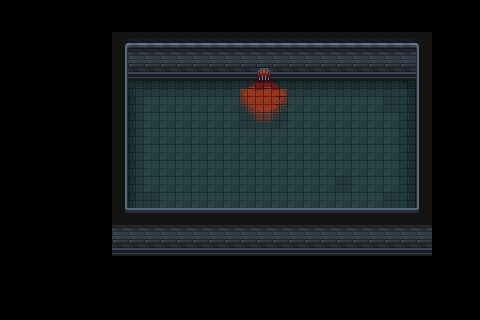

Rendered tile map (Tiled .tmx) drawn with the repository's tilesets; below, a short description and the full map source, tile grids included:
An orthogonal 30x20 tile map with 16x16 px tiles, 1 tile layer (Tile Layer 1).

<map version="1.9" tiledversion="1.9.2" orientation="orthogonal" renderorder="right-down" width="30" height="20" tilewidth="16" tileheight="16" infinite="0" nextlayerid="2" nextobjectid="1">
 <tileset firstgid="1" source="Tiles.tsx" />
 <layer id="1" name="Tile Layer 1" width="30" height="20">
  <data encoding="csv">
0,0,0,0,0,0,0,0,0,0,0,0,0,0,0,0,0,0,0,0,0,0,0,0,0,0,0,0,0,0,
0,0,0,0,0,0,0,0,0,0,0,0,0,0,0,0,0,0,0,0,0,0,0,0,0,0,0,0,0,0,
0,0,0,0,0,0,0,104,2,2,2,2,2,2,2,2,2,2,2,2,2,2,2,2,2,2,105,0,0,0,
0,0,0,0,0,0,0,129,27,27,27,27,27,27,27,27,27,27,27,27,27,27,27,27,27,27,130,0,0,0,
0,0,0,0,0,0,0,129,52,52,52,52,52,52,52,52,452,52,52,52,52,52,52,52,52,52,130,0,0,0,
0,0,0,0,0,0,0,129,5,6,6,6,6,6,6,476,477,478,6,6,6,6,6,6,6,7,130,0,0,0,
0,0,0,0,0,0,0,129,30,82,82,82,82,82,82,501,502,503,82,82,82,82,82,82,31,32,130,0,0,0,
0,0,0,0,0,0,0,129,30,82,82,82,82,82,82,526,527,528,82,82,82,82,82,82,82,32,130,0,0,0,
0,0,0,0,0,0,0,129,30,82,82,82,82,82,82,82,82,82,82,82,82,82,82,82,82,32,130,0,0,0,
0,0,0,0,0,0,0,129,30,82,82,82,82,82,82,82,82,82,82,82,82,82,82,82,82,32,130,0,0,0,
0,0,0,0,0,0,0,129,30,82,82,82,82,82,82,82,82,82,82,82,82,82,82,82,82,32,130,0,0,0,
0,0,0,0,0,0,0,129,30,82,82,82,82,82,82,82,82,82,82,82,82,31,82,82,82,32,130,0,0,0,
0,0,0,0,0,0,0,129,30,31,82,82,82,82,82,82,82,82,82,82,82,82,82,82,31,32,130,0,0,0,
0,0,0,0,0,0,0,154,77,77,77,77,77,77,77,77,77,77,77,77,77,77,77,77,77,77,155,0,0,0,
0,0,0,0,0,0,0,27,27,27,27,27,27,27,27,27,27,27,27,27,27,27,27,27,27,27,27,0,0,0,
0,0,0,0,0,0,0,52,52,52,52,52,52,52,52,52,52,52,52,52,52,52,52,52,52,52,52,0,0,0,
0,0,0,0,0,0,0,0,0,0,0,0,0,0,0,0,0,0,0,0,0,0,0,0,0,0,0,0,0,0,
0,0,0,0,0,0,0,0,0,0,0,0,0,0,0,0,0,0,0,0,0,0,0,0,0,0,0,0,0,0,
0,0,0,0,0,0,0,0,0,0,0,0,0,0,0,0,0,0,0,0,0,0,0,0,0,0,0,0,0,0,
0,0,0,0,0,0,0,0,0,0,0,0,0,0,0,0,0,0,0,0,0,0,0,0,0,0,0,0,0,0
</data>
 </layer>
</map>
